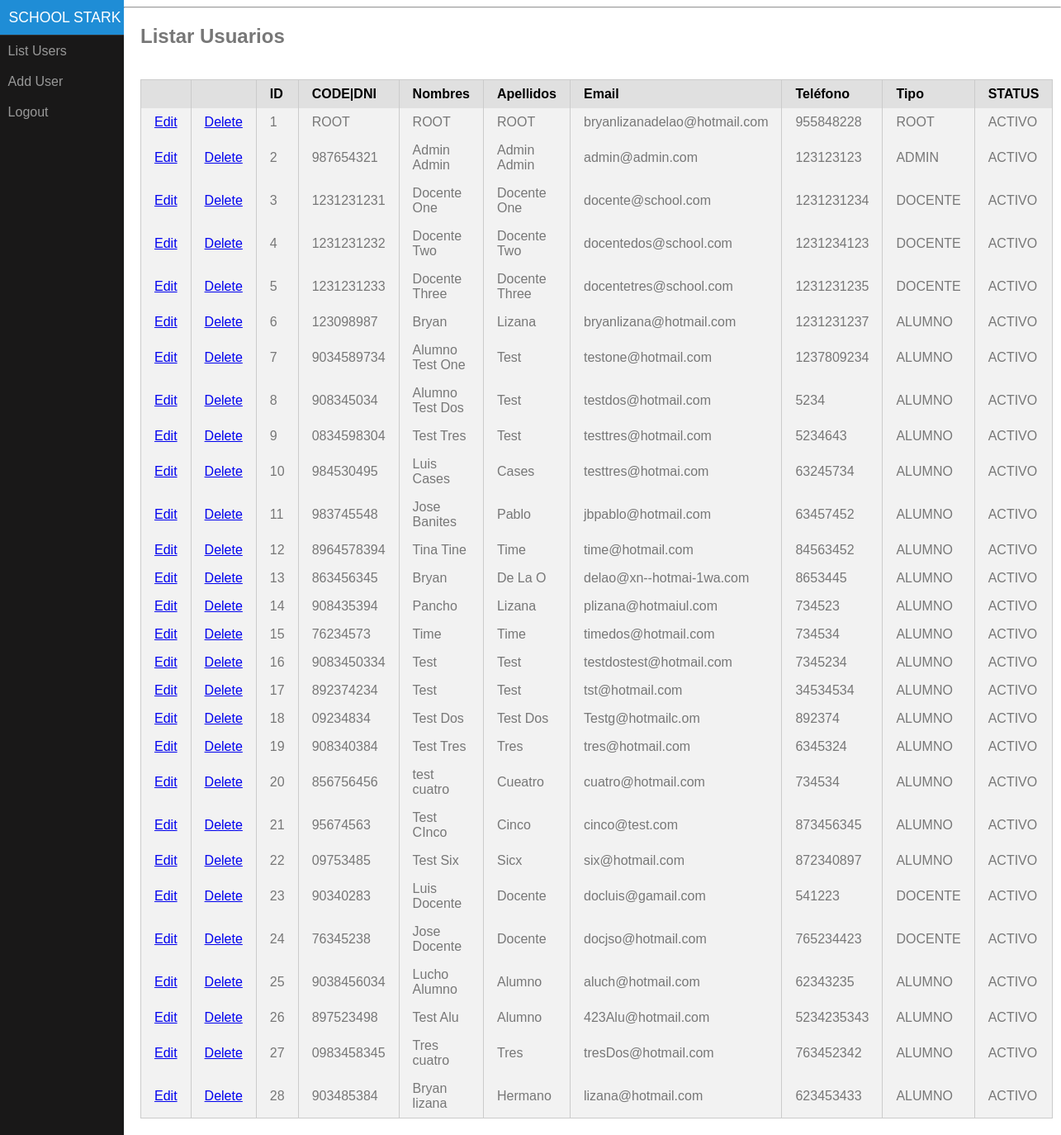
Page /root/ (signed in) on the committed database.
### tables this page shows
CREATE TABLE `menu` (
  `id_menu` int(11) NOT NULL,
  `code_menu` varchar(100) NOT NULL,
  `type_us` varchar(30) NOT NULL,
  `name` varchar(255) DEFAULT NULL
);

CREATE TABLE `users` (
  `id_user` int(11) NOT NULL,
  `name` varchar(30) NOT NULL,
  `last_name` varchar(30) NOT NULL,
  `code` varchar(30) NOT NULL,
  `status` varchar(10) NOT NULL DEFAULT 'ACTIVO',
  `email` varchar(50) DEFAULT NULL,
  `phone` varchar(20) DEFAULT NULL,
  `password` varchar(30) NOT NULL,
  `type_us` varchar(20) NOT NULL
);

### models/conexion.php (called while the page is built, shortened)
<?php
class DB
{
    private $host = "localhost";
    private $user_server = "root";
    private $pass_server = "";
    private $name_database = "db_school_stark";
    private $db;
    function __construct()
    {
        try {
         $this->db = new PDO('mysql:host='.$this->host.';dbname='.$this->name_database.'', $this->user_server, $this->pass_server);
        } catch (PDOException $e) {
            echo '<pre>'; var_dump( $e ); echo '</pre>'; die;
            die();
        } catch (Exception $e) {
            echo '<pre>'; var_dump( $e ); echo '</pre>'; die;
        die();
        }
    }
    public function query($sql_prepare,$array_data = null,$type = "ALL")
    {
        $prepare =    $this->db->prepare($sql_prepare);
        $prepare->execute($array_data);
       switch ($type) {
           case 'ALL':
                $datalist =   $prepare->fetchAll();
               break;
       }
        return $datalist;
    }
}
$db_class = new DB();

### models/users.php (called while the page is built, shortened)
<?php
require_once('conexion.php');
class Users
{
    public $id_user = null;
    public $type_us = null;
    public function list_nav()
    {
        global $db_class;
       $data = array(':type_us' => $this->type_us );
       $data_list =  $db_class->query("SELECT name,code_menu FROM menu where type_us = :type_us",$data);
       return $data_list;
    }
        public function list_user()
        {
            global $db_class;
            if (empty($this->id_user) ) {
               if (empty($this->type_us)) {
                    $sql = "SELECT * FROM users";
                    $r  = $db_class->query($sql);
               }else {
                    $data = array(':type_us' => $this->type_us );
                    $sql = "SELECT * FROM users where type_us = :type_us";
                    $r  = $db_class->query($sql,$data);
               }
            }else {
                $sql = "SELECT * FROM users where id_user = :id_user";
                $data = array(':id_user' => $this->id_user );
                $r =  $db_class->query($sql,$data);
            }
            return $r;
        }
}

### views/root/detail.php (the view)
<?php
$user =  new Users();
$data = $user->list_user();
 ?>
<div class="main">
    <h2>Listar Usuarios</h2>
    <label for="error"><?php  echo $error = ( isset($error) && !empty($error) ) ? $error : "" ?></label><br>
    <table class="pure-table">
    <thead>
        <tr>
            <th></th>
            <th></th>
            <th>ID</th>
            <th>CODE|DNI</th>
            <th>Nombres</th>
            <th>Apellidos</th>
            <th>Email</th>
            <th>Teléfono</th>
            <th>Tipo</th>
            <th>STATUS</th>
        </tr>
    </thead>
    <tbody>
    <?php foreach ($data as $user): ?>
        <tr class="pure-table-odd">
            <td><a href="<?php echo '/root/edit-user/'.$user['id_user'].'/' ?>">Edit</a></td>
            <td><a href="<?php echo '/root/del-user/'.$user['id_user'].'/' ?>">Delete</a></td>
            <td><?php echo $user['id_user'] ?></td>
            <td><?php echo $user['code'] ?></td>
            <td><?php echo $user['name'] ?></td>
            <td><?php echo $user['last_name'] ?></td>
            <td><?php echo $user['email'] ?></td>
            <td><?php echo $user['phone'] ?></td>
            <td><?php echo $user['type_us'] ?></td>
            <td><?php echo $user['status'] ?></td>
        </tr>
    <?php endforeach ?>
        </tbody>
    </table>
</div>

### views/templates/nav.php (shortened to what this page needs)
<div id="menu">
    <div class="pure-menu">
        <a class="pure-menu-heading" href="<?php echo '/'.strtolower($_SESSION['user']['type_us']).'/' ?>">School Stark</a>
        <ul class="pure-menu-list">
            <?php
                $user =  new Users();
                $user->type_us =  $_SESSION['user']['type_us'];
                $list_nav = $user->list_nav();
             ?>
             <?php foreach ($list_nav as $nav):  ?>
             <?php $url_nav = '/'.strtolower($_SESSION['user']['type_us']).'/'.$nav['code_menu'].'/' ; ?>
                <li class="pure-menu-item"><a href="<?php echo $url_nav ?>" class="pure-menu-link"><?php echo  $nav['name'] ?></a></li>
             <?php endforeach ?>
                <li class="pure-menu-item"><a href="/logout/" class="pure-menu-link">Logout</a></li>
        </ul>
    </div>
</div>

### views/assets/css/pure.css (style rules this page uses)
.pure-table,table { border-collapse:collapse;border-spacing:0 }
html { font-family:sans-serif;-ms-text-size-adjust:100%;-webkit-text-size-adjust:100% }
body { margin:0 }
a { background-color:transparent }
.pure-button,.pure-form input:not([type]),.pure-menu { box-sizing:border-box }
legend,td,th { padding:0 }
.pure-menu-item,.pure-menu-list { position:relative }
.pure-menu-list { list-style:none;margin:0;padding:0 }
.pure-menu-item { padding:0;margin:0;height:100% }
.pure-menu-heading,.pure-menu-link { display:block;text-decoration:none;white-space:nowrap }
.pure-menu-heading { text-transform:uppercase;color:#565d64 }
.pure-menu-link { color:#777 }
.pure-menu-disabled,.pure-menu-heading,.pure-menu-link { padding:.5em 1em }
.pure-table { empty-cells:show;border:1px solid #cbcbcb }
.pure-table td,.pure-table th { border-left:1px solid #cbcbcb;border-width:0 0 0 1px;font-size:inherit;margin:0;overflow:visible;padding:.5em 1em }
.pure-table td:first-child,.pure-table th:first-child { border-left-width:0 }
.pure-table thead { background-color:#e0e0e0;color:#000;text-align:left;vertical-align:bottom }
.pure-table td { background-color:transparent }
.pure-table-odd td,.pure-table-striped tr:nth-child(2n-1) td { background-color:#f2f2f2 }

### views/assets/css/main.css (style rules this page uses)
body { color: #777; }
.main { margin: 20px; }
#layout, #menu, .menu-link { -webkit-transition: all 0.2s ease-out; -moz-transition: all 0.2s ease-out; -ms-transition: all 0.2s ease-out; -o-transition: all 0.2s ease-out; transition: all 0.2s ease-out; }
#menu { margin-left: -150px; width: 150px; position: fixed; top: 0; left: 0; bottom: 0; z-index: 1000; background: #191818; overflow-y: auto; -webkit-overflow-scrolling: touch; }
#menu a { color: #999; border: none; padding: 0.6em 0 0.6em 0.6em; }
#menu .pure-menu, #menu .pure-menu ul { border: none; background: transparent; }
#menu .pure-menu ul, #menu .pure-menu .menu-item-divided { border-top: 1px solid #333; }
#menu .pure-menu-selected, #menu .pure-menu-heading { background: #1f8dd6; }
#menu .pure-menu-heading { font-size: 110%; color: #fff; margin: 0; }
@media (min-width: 48em) { #menu { left: 150px; } }

### rows in the picture
menu: name "List Users"
menu: name "Add User"
users: id_user "1", code "ROOT", name "ROOT", last_name "ROOT", email "bryanlizanadelao@hotmail.com", phone "955848228", type_us "ROOT", status "ACTIVO"
users: id_user "2", code "987654321", name "Admin Admin", last_name "Admin Admin", email "admin@admin.com", phone "123123123", type_us "ADMIN", status "ACTIVO"
users: id_user "3", code "1231231231", name "Docente One", last_name "Docente One", email "docente@school.com", phone "1231231234", type_us "DOCENTE", status "ACTIVO"
users: id_user "4", code "1231231232", name "Docente Two", last_name "Docente Two", email "docentedos@school.com", phone "1231234123", type_us "DOCENTE", status "ACTIVO"
users: id_user "5", code "1231231233", name "Docente Three", last_name "Docente Three", email "docentetres@school.com", phone "1231231235", type_us "DOCENTE", status "ACTIVO"
users: id_user "6", code "123098987", name "Bryan", last_name "Lizana", email "bryanlizana@hotmail.com", phone "1231231237", type_us "ALUMNO", status "ACTIVO"
users: id_user "7", code "9034589734", name "Alumno Test One", last_name "Test", email "testone@hotmail.com", phone "1237809234", type_us "ALUMNO", status "ACTIVO"
users: id_user "8", code "908345034", name "Alumno Test Dos", last_name "Test", email "testdos@hotmail.com", phone "5234", type_us "ALUMNO", status "ACTIVO"
users: id_user "9", code "0834598304", name "Test Tres", last_name "Test", email "testtres@hotmail.com", phone "5234643", type_us "ALUMNO", status "ACTIVO"
users: id_user "10", code "984530495", name "Luis Cases", last_name "Cases", email "testtres@hotmai.com", phone "63245734", type_us "ALUMNO", status "ACTIVO"
users: id_user "11", code "983745548", name "Jose Banites", last_name "Pablo", email "jbpablo@hotmail.com", phone "63457452", type_us "ALUMNO", status "ACTIVO"
users: id_user "12", code "8964578394", name "Tina Tine", last_name "Time", email "time@hotmail.com", phone "84563452", type_us "ALUMNO", status "ACTIVO"
users: id_user "13", code "863456345", name "Bryan", last_name "De La O", email "delao@xn--hotmai-1wa.com", phone "8653445", type_us "ALUMNO", status "ACTIVO"
users: id_user "14", code "908435394", name "Pancho", last_name "Lizana", email "plizana@hotmaiul.com", phone "734523", type_us "ALUMNO", status "ACTIVO"
users: id_user "15", code "76234573", name "Time", last_name "Time", email "timedos@hotmail.com", phone "734534", type_us "ALUMNO", status "ACTIVO"
users: id_user "16", code "9083450334", name "Test", last_name "Test", email "testdostest@hotmail.com", phone "7345234", type_us "ALUMNO", status "ACTIVO"
users: id_user "17", code "892374234", name "Test", last_name "Test", email "tst@hotmail.com", phone "34534534", type_us "ALUMNO", status "ACTIVO"
users: id_user "18", code "09234834", name "Test Dos", last_name "Test Dos", email "Testg@hotmailc.om", phone "892374", type_us "ALUMNO", status "ACTIVO"
users: id_user "19", code "908340384", name "Test Tres", last_name "Tres", email "tres@hotmail.com", phone "6345324", type_us "ALUMNO", status "ACTIVO"
users: id_user "20", code "856756456", name "test cuatro", last_name "Cueatro", email "cuatro@hotmail.com", phone "734534", type_us "ALUMNO", status "ACTIVO"
users: id_user "21", code "95674563", name "Test CInco", last_name "Cinco", email "cinco@test.com", phone "873456345", type_us "ALUMNO", status "ACTIVO"
users: id_user "22", code "09753485", name "Test Six", last_name "Sicx", email "six@hotmail.com", phone "872340897", type_us "ALUMNO", status "ACTIVO"
users: id_user "23", code "90340283", name "Luis Docente", last_name "Docente", email "docluis@gamail.com", phone "541223", type_us "DOCENTE", status "ACTIVO"
users: id_user "24", code "76345238", name "Jose Docente", last_name "Docente", email "docjso@hotmail.com", phone "765234423", type_us "DOCENTE", status "ACTIVO"
users: id_user "25", code "9038456034", name "Lucho Alumno", last_name "Alumno", email "aluch@hotmail.com", phone "62343235", type_us "ALUMNO", status "ACTIVO"
users: id_user "26", code "897523498", name "Test Alu", last_name "Alumno", email "423Alu@hotmail.com", phone "5234235343", type_us "ALUMNO", status "ACTIVO"
users: id_user "27", code "0983458345", name "Tres cuatro", last_name "Tres", email "tresDos@hotmail.com", phone "763452342", type_us "ALUMNO", status "ACTIVO"
users: id_user "28", code "903485384", name "Bryan lizana", last_name "Hermano", email "lizana@hotmail.com", phone "623453433", type_us "ALUMNO", status "ACTIVO"
